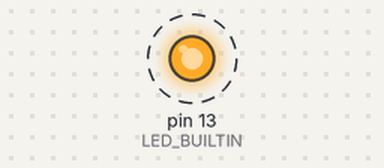
The sketch below on a simulated Arduino Uno, built with avr-gcc and run on an emulated ATmega328P. Shown: output pins drawn as LEDs (lit = HIGH). Dashed ring = blinking.

Above: at 0.2 s.
Timing chart, 0 to 3.0 s (numbered marks = the images above):
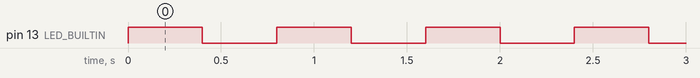

Measured:
- by itself, pin 13 (LED_BUILTIN): alternates HIGH for 0.40 s and LOW for 0.40 s

The sketch:

nivel-3.ino
```cpp
// bool guarda un estado lógico. ! invierte ese estado.
bool encendido = false;
const unsigned long pausaMs = 400UL;
void setup() { pinMode(LED_BUILTIN, OUTPUT); }
void loop() {
  encendido = !encendido;
  // En Arduino HIGH es 1 y LOW es 0: coincide con true y false.
  digitalWrite(LED_BUILTIN, encendido);
  delay(pausaMs);
}
```
